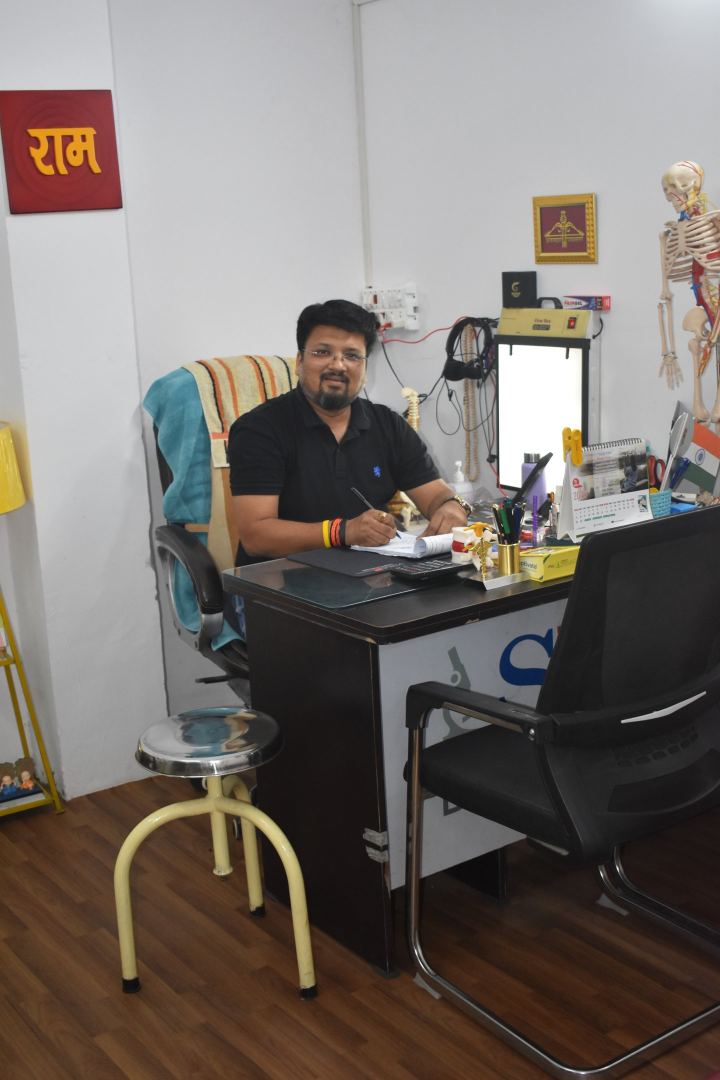
#> input picture images/dr-manish.jpg, 1440 x 2160 px, found by its file name (shown at 1/2 size)
$ python build_equal_doctors_hero.py
#> lines starting #> are read from the running program, lines starting #| are printed output that depends on the picture; after the words box and inside, x2 and y2 are one past the last pixel; in counts of white or black regions, pixels touching at a corner belong together
import cv2
import numpy as np

dm = cv2.imread('public/images/dr-manish.jpg')
#> dm is the input picture: shape (2160, 1440, 3); mean B, G, R 109.5, 114.9, 122.6
dv = cv2.imread('public/images/dr-vandana.jpg')
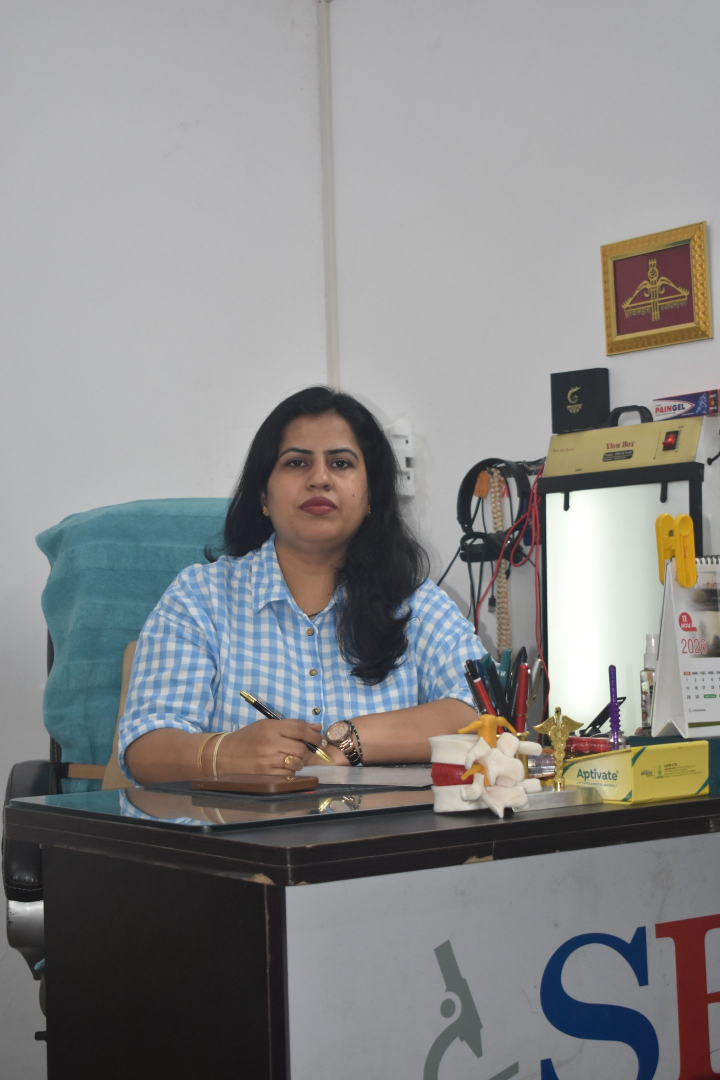
#> input picture images/dr-vandana.jpg, 1440 x 2160 px, found by its file name (shown at 1/2 size)
#> dv is the input picture: shape (2160, 1440, 3); mean B, G, R 136.4, 136.6, 136.9

# Output dimensions: 1600 x 1000
target_w = 1600
target_h = 1000
half_w = target_w // 2 # 800

# 1. Crop Dr. Manish (Left Half)
# Face center: Y ~ 910, X ~ 752
# We want head in upper 1/3, chest and desk in lower 2/3
# Height: 1400, Width: 1120 (aspect ratio 800:1000 = 4:5)
h_crop_m = 1400
w_crop_m = int(h_crop_m * (half_w / target_h)) # 1120
y1_m = max(0, int(910 - 0.30 * h_crop_m)) # ~ 490
y2_m = y1_m + h_crop_m
x1_m = max(0, int(752 - 0.50 * w_crop_m)) # ~ 192
x2_m = x1_m + w_crop_m

dm_cropped = dm[y1_m:y2_m, x1_m:x2_m]
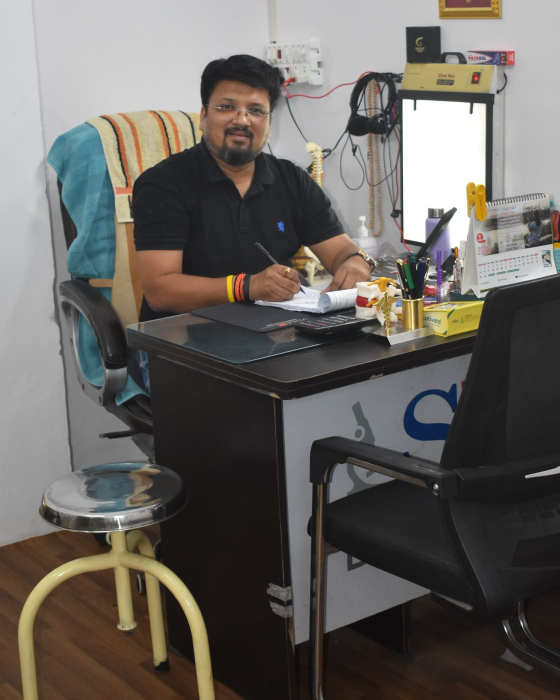
#> dm_cropped: shape (1400, 1120, 3) (shown at 1/2 size); mean B, G, R 96.2, 100.8, 104.7
dm_resized = cv2.resize(dm_cropped, (half_w, target_h), interpolation=cv2.INTER_LANCZOS4)
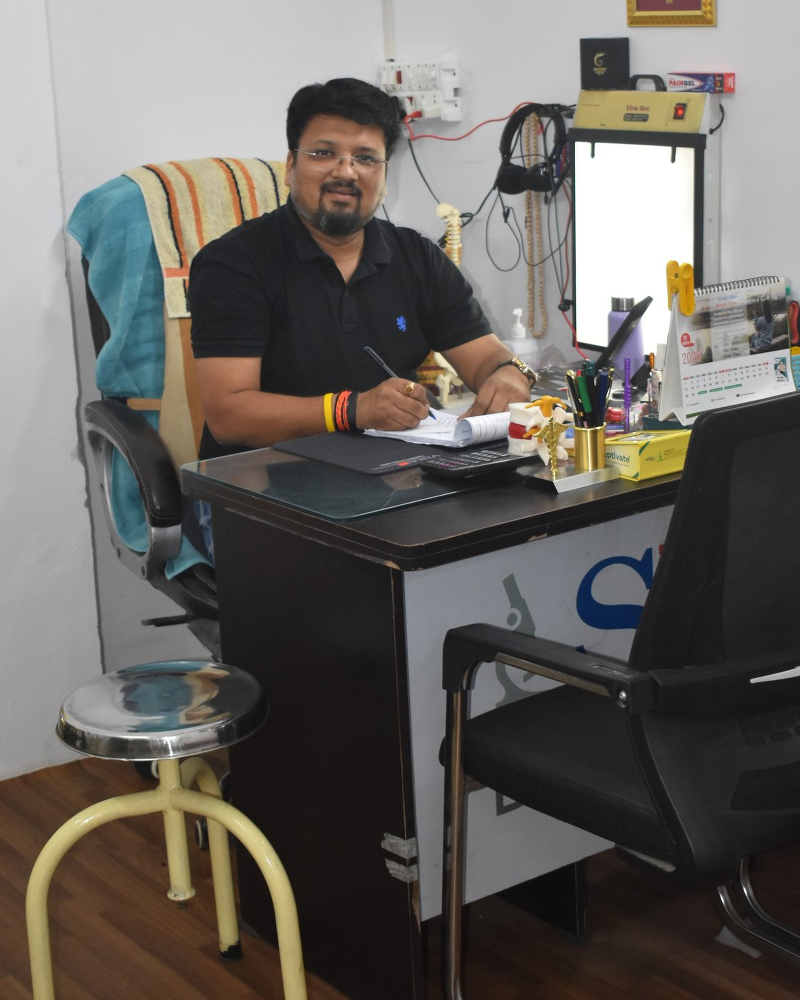
#> dm_resized: shape (1000, 800, 3); mean B, G, R 96.1, 100.7, 104.6

# 2. Crop Dr. Vandana (Right Half)
# Face center: Y ~ 969, X ~ 892
h_crop_v = 1400
w_crop_v = int(h_crop_v * (half_w / target_h)) # 1120
y1_v = max(0, int(969 - 0.30 * h_crop_v)) # ~ 549
y2_v = y1_v + h_crop_v
x1_v = max(0, int(892 - 0.50 * w_crop_v)) # ~ 332
x2_v = x1_v + w_crop_v
if x2_v > dv.shape[1]:
    diff = x2_v - dv.shape[1]
#> diff = 12
    x1_v -= diff
#> x1_v = 320
    x2_v = dv.shape[1]
#> x2_v = 1440

dv_cropped = dv[y1_v:y2_v, x1_v:x2_v]
dv_resized = cv2.resize(dv_cropped, (half_w, target_h), interpolation=cv2.INTER_LANCZOS4)
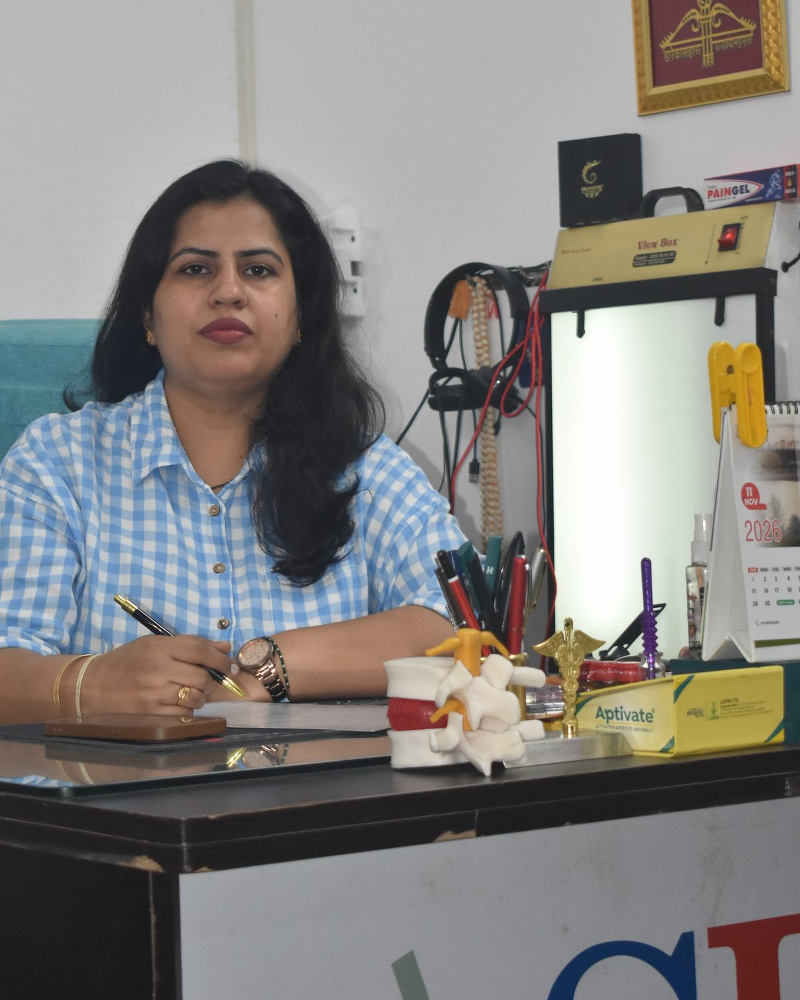
#> dv_resized: shape (1000, 800, 3); mean B, G, R 127.9, 130.5, 133.2

# 3. Create Composite Image (1600 x 1000)
composite = np.zeros((target_h, target_w, 3), dtype=np.uint8)
composite[:, :half_w] = dm_resized
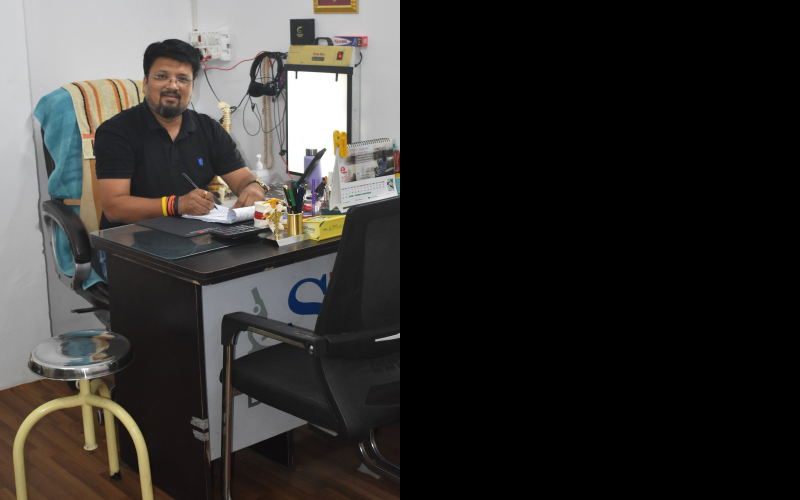
#> composite: shape (1000, 1600, 3) (shown at 1/2 size); mean B, G, R 48.1, 50.4, 52.3
composite[:, half_w:] = dv_resized
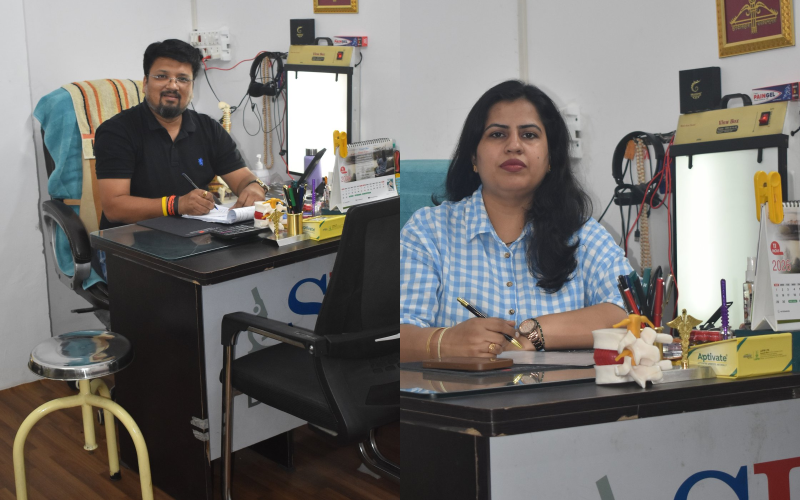
#> composite: shape (1000, 1600, 3) (shown at 1/2 size); mean B, G, R 112, 115.6, 118.9

# 4. Smooth feathering / blend at the seam (x in 760..840)
blend_width = 80
x_start = half_w - blend_width // 2 # 760
x_end = half_w + blend_width // 2   # 840

for col in range(x_start, x_end):
    alpha = (col - x_start) / float(blend_width)
    # Smoothstep curve for seamless blending
    alpha = alpha * alpha * (3 - 2 * alpha)
    # Blend dm and dv
    # In dm_resized: right side pixels are at 760..800
    # In dv_resized: left side pixels are at 0..40
    # But let's take pixels slightly extended or blend dm_resized and dv_resized
    pass

# Subtle vertical divider line / soft shadow in the clinic wall seam
seam_overlay = composite.copy().astype(np.float32)
for col in range(half_w - 30, half_w + 30):
    dist = abs(col - half_w) / 30.0
    # Soft drop shadow at center seam to look like natural room division / wall pillar
    shadow = 0.88 + 0.12 * dist
    seam_overlay[:650, col] *= shadow

composite[:650, half_w-30:half_w+30] = np.clip(seam_overlay[:650, half_w-30:half_w+30], 0, 255).astype(np.uint8)
#> composite: shape (1000, 1600, 3); 2.4% of pixels changed, all inside (x1, y1, x2, y2) = (771, 0, 830, 650)

# 5. Bottom Dark Vignette / Gradient Overlay (y in 650..1000)
# Deep rich navy #070e1e so text overlay is perfectly readable
navy_overlay = np.array([30, 14, 7], dtype=np.float32) # BGR for #070e1e
comp_float = composite.astype(np.float32)

for y in range(600, target_h):
    # Progress from 0 to 0.88 opacity
    t = (y - 600) / float(target_h - 600)
    t = t * t # ease in
    comp_float[y, :] = (1.0 - t * 0.82) * comp_float[y, :] + (t * 0.82) * navy_overlay
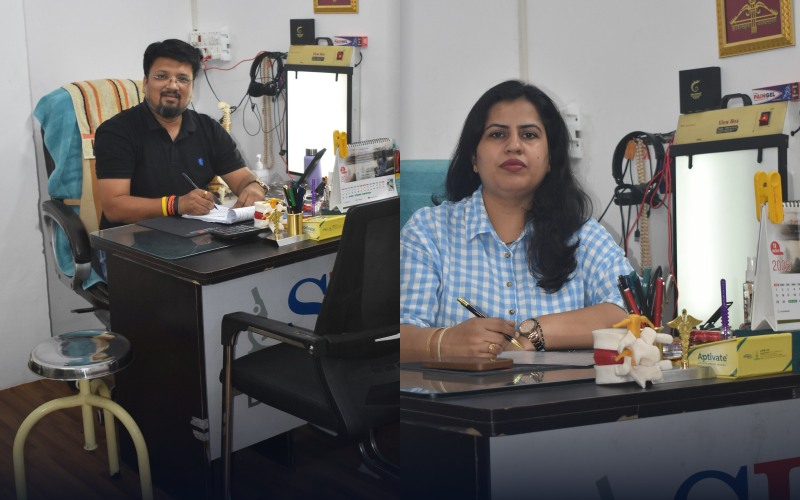
#> comp_float: shape (1000, 1600, 3) float32 (shown at 1/2 size); mean B, G, R 107.5, 108.8, 110.7

composite = np.clip(comp_float, 0, 255).astype(np.uint8)

# Save result
cv2.imwrite('public/images/hero-clinical-directors.png', composite)
cv2.imwrite(r'C:\Users\dhruv\.gemini\antigravity\brain\d929d5e8-1ca6-4dcf-802e-1bdcbb6c73a2\hero-clinical-directors.png', composite)
print('Generated equal 50/50 hero-clinical-directors.png successfully.')
